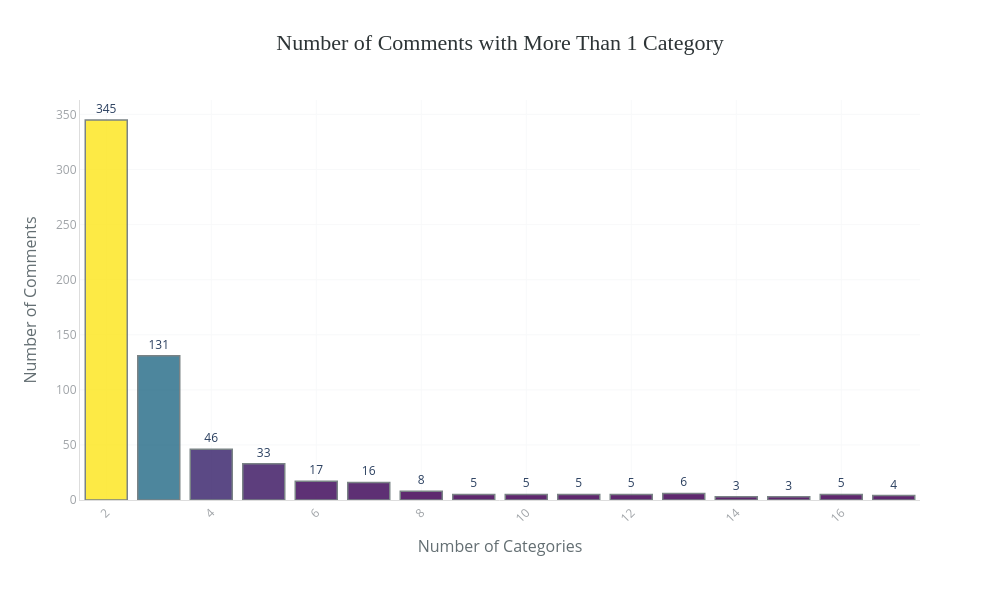

The notebook cell saved with this chart:
### Code cell
bar_chart(
    data=df_plot_filtered,
    x="num_categories",
    y="num_comments",
    title="Number of Comments with More Than 1 Category",
    labels={
        "num_categories": "Number of Categories",
        "num_comments": "Number of Comments"
    },
    top_n=len(df_plot_filtered)  # ensure all appear
)

### Figure 1 — Plotly figure (JSON) as saved in the notebook; plotly's stock layout.template omitted (floating-point values rounded to 4 significant figures)
{"data": [{"hovertemplate": "Number of Categories=%{x}<br>Number of Comments=%{marker.color}<br>text=%{text}<extra></extra>", "legendgroup": "", "marker": {"color": [345, 131, 46, 33, 17, 16, 8, 6, 5, 5, 5, 5, 5, 4, 3, 3], "coloraxis": "coloraxis", "line": {"color": "#636E72", "width": 1.5}, "opacity": 0.85, "pattern": {"shape": ""}}, "name": "", "orientation": "v", "showlegend": false, "text": ["345", "131", "46", "33", "17", "16", "8", "6", "5", "5", "5", "5", "5", "4", "3", "3"], "textposition": "outside", "texttemplate": "%{text}", "type": "bar", "x": [2, 3, 4, 5, 6, 7, 8, 13, 9, 10, 11, 12, 16, 17, 14, 15], "xaxis": "x", "y": [345, 131, 46, 33, 17, 16, 8, 6, 5, 5, 5, 5, 5, 4, 3, 3], "yaxis": "y"}], "layout": {"barmode": "relative", "coloraxis": {"colorbar": {"title": {"text": "Number of Comments"}}, "colorscale": [[0, "#440154"], [0.25, "#3b528b"], [0.5, "#21908d"], [0.75, "#5dc962"], [1, "#fde725"]], "showscale": false}, "height": 600, "legend": {"tracegroupgap": 0}, "margin": {"b": 100, "l": 80, "r": 80, "t": 100}, "paper_bgcolor": "white", "plot_bgcolor": "white", "showlegend": false, "title": {"font": {"color": "#2D3436", "family": "Arial Black", "size": 22}, "text": "Number of Comments with More Than 1 Category", "x": 0.5, "xanchor": "center"}, "width": 1000, "xaxis": {"anchor": "y", "domain": [0, 1], "gridcolor": "#F8F9FA", "linecolor": "#DDD", "showgrid": true, "tickangle": -45, "tickfont": {"color": "#A0A4A8", "size": 12}, "title": {"font": {"color": "#636E72", "size": 16}, "text": "Number of Categories"}}, "yaxis": {"anchor": "x", "domain": [0, 1], "gridcolor": "#F8F9FA", "linecolor": "#DDD", "showgrid": true, "tickfont": {"color": "#A0A4A8", "size": 12}, "title": {"font": {"color": "#636E72", "size": 16}, "text": "Number of Comments"}}}}
